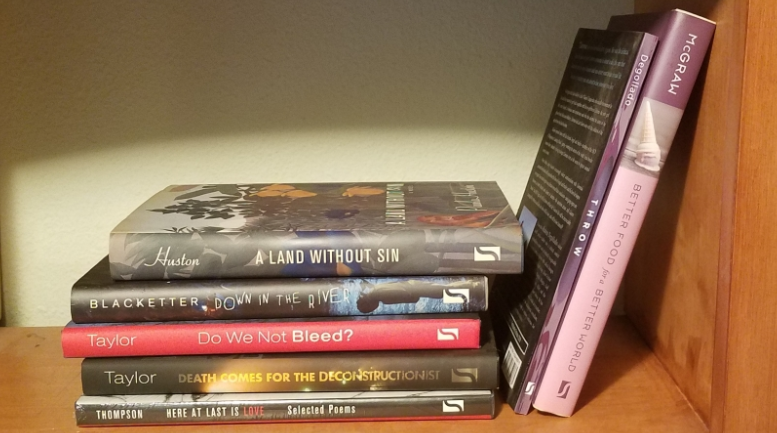
#> input picture data/img1.png, 777 x 433 px
$ python edges.py
#> lines starting #> are read from the running program, lines starting #| are printed output that depends on the picture; after the words box and inside, x2 and y2 are one past the last pixel; in counts of white or black regions, pixels touching at a corner belong together
import cv2
import numpy as np


def auto_canny_edge_detection(img, sigma=0.33):
    md = np.median(img)
    lower = int(max(0, (1.0 - sigma) * md))
    upper = int(min(255, (1.0 + sigma) * md))
    return cv2.Canny(img, lower, upper)


# Create a VideoCapture object to capture video from the default camera (usually 0)
frame = cv2.imread("./data/img1.png")
#> frame is the input picture: shape (433, 777, 3); mean B, G, R 86.1, 114.3, 147.4

# Convert the frame to grayscale
gray = cv2.cvtColor(frame, cv2.COLOR_BGR2GRAY)
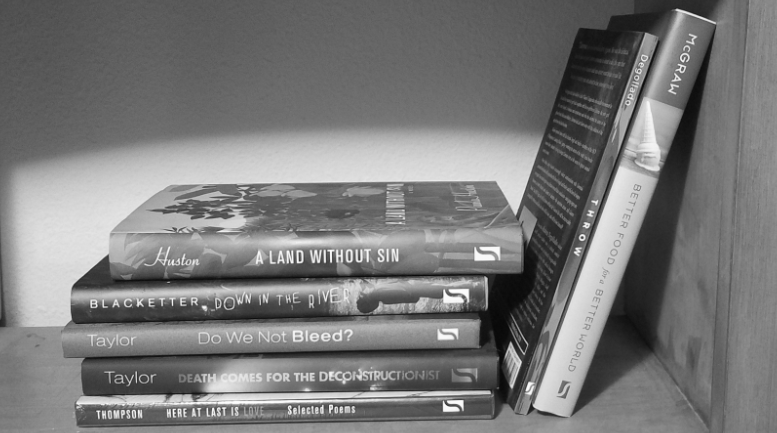
#> gray: shape (433, 777); min 7, max 254, mean 121

# Apply Gaussian blur to reduce noise
blurred = cv2.GaussianBlur(gray, (5, 5), 0)

# Detect edges using Canny edge detection
edges = auto_canny_edge_detection(blurred)
#> in auto_canny_edge_detection, `md = np.median(img)`: md = 113
#> in auto_canny_edge_detection, `lower = int(max(0, (1.0 - sigma) * md))`: lower = 75
#> in auto_canny_edge_detection, `upper = int(min(255, (1.0 + sigma) * md))`: upper = 150
#> in auto_canny_edge_detection, `return cv2.Canny(img, lower, upper)`:
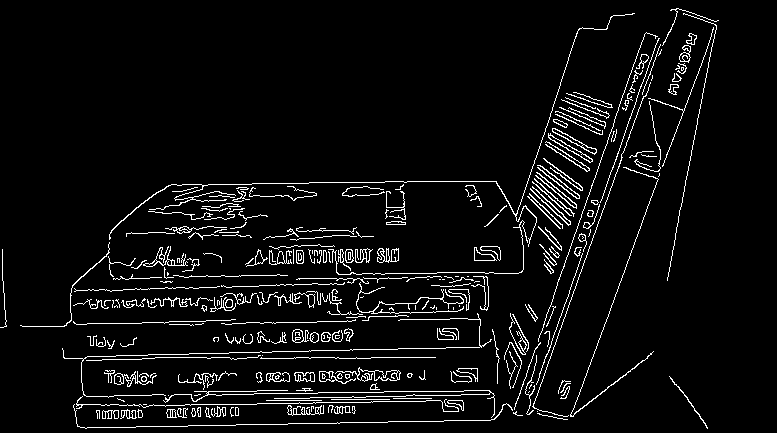
#> returned value: shape (433, 777); 5.4% white in thin lines or dots, all inside (x1, y1, x2, y2) = (0, 8, 719, 429)

# This returns an array of r and theta values
lines = cv2.HoughLines(edges, 1, np.pi / 180, 200)
#> lines = [[408, 1.55], [398, 1.55], [280, 1.55], [428, 1.55], [188, 1.55], [679, 0.349], [327, 1.55], [357, 1.57]]

# The below for loop runs till r and theta values
# are in the range of the 2d array
for r_theta in lines:
    arr = np.array(r_theta[0], dtype=np.float64)
    r, theta = arr
    a = np.cos(theta)
    b = np.sin(theta)

    x0 = a * r
    y0 = b * r

    x1 = int(x0 + 1000 * (-b))
    y1 = int(y0 + 1000 * (a))

    x2 = int(x0 - 1000 * (-b))
    y2 = int(y0 - 1000 * (a))

    # cv2.line draws a line in img from the point(x1,y1) to (x2,y2).
    # (0,0,255) denotes the colour of the line to be
    # drawn. In this case, it is red.
    cv2.line(frame, (x1, y1), (x2, y2), (0, 0, 255), 2)
#> this loop made 8 passes
#> (r, theta, a, b, x0, y0, x1, y1) on passes 1 to 8: (408, 1.55, 0.0175, 1, 7.12, 407.9, -992, 425), (398, 1.55, 0.0175, 1, 6.95, 397.9, -992, 415), (280, 1.55, 0.0175, 1, 4.89, 280, -994, 297), (428, 1.55, 0.0175, 1, 7.47, 427.9, -992, 445), (188, 1.55, 0.0175, 1, 3.28, 188, -996, 205), (679, 0.349, 0.94, 0.342, 638.1, 232.2, 296, 1171), (327, 1.55, 0.0175, 1, 5.71, 327, -994, 344), (357, 1.57, -4.37e-08, 1, -1.56e-05, 357, -1000, 356)
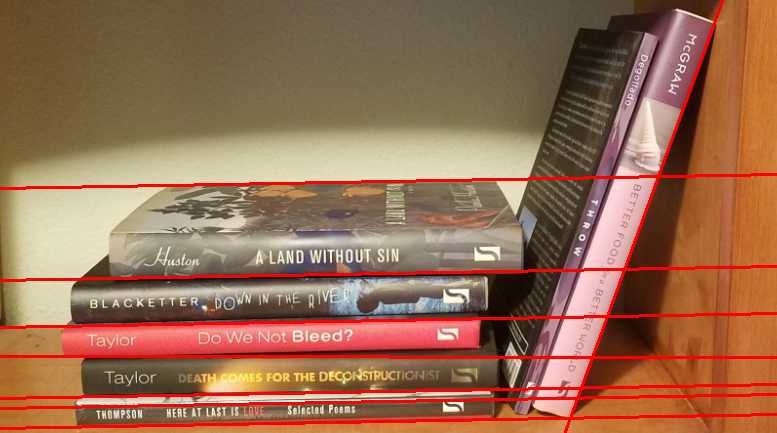
#> frame: shape (433, 777, 3); 5.23% of pixels changed, all inside (x1, y1, x2, y2) = (0, 0, 777, 433)

cv2.imshow("Edge detection", frame)

cv2.waitKey(0)
cv2.destroyAllWindows()
